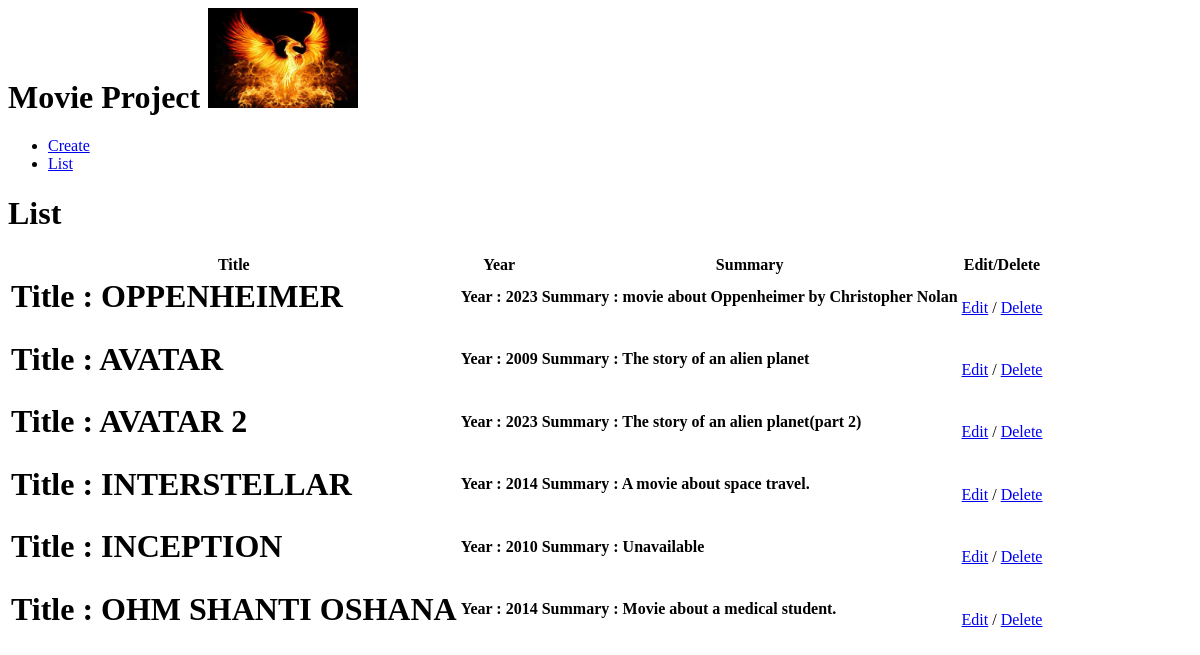
Before: / with the older database file.
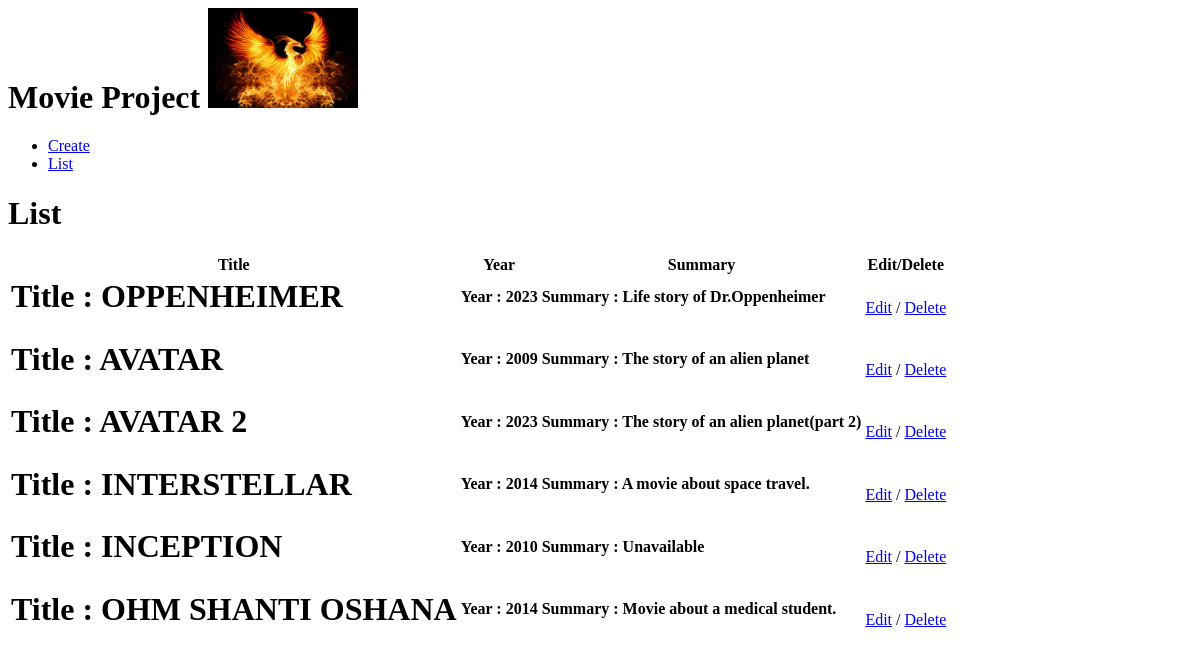
After: the same page with the newer database file.
### movies/models.py (models this page shows)
class movie_data(models.Model):
    title=models.CharField(max_length=250)
    year=models.IntegerField(null=True)
    summary=models.TextField(blank=True)

### movies/views.py (the view)
# urls.py: path('', views.list,name='list'),
def list(request):
    movie_info=movie_data.objects.all()
    return render(request,'list.html',{'movies':movie_info})

### templates/list.html
{%extends 'blank_layout.html'%}
{% load static %}
{%block content%}
<h1>List</h1>
<table>
    <tr><th>Title</th><th>Year</th><th>Summary</th><th>Edit/Delete</th></tr>
{%for movie_obj in movies%}
<tr>
    <td><h1>Title : {{movie_obj.title|upper}}</h1></td>
    <td><h4>Year : {{movie_obj.year|default:'Unavailable'}}</h4></td>
    <td><h4>Summary : {{movie_obj.summary|default:'Unavailable'}}</h4></td>
    <td><a href="{% url 'edit' movie_obj.id %}">Edit</a> / <a href="{% url 'delete' movie_obj.id %}">Delete</a></td>
</tr>
{%endfor%}
</table>
{%endblock content%}

Changed rows visible on the page:
changed movie_data "OPPENHEIMER": summary "movie about Oppenheimer by Christopher Nolan" → "Life story of Dr.Oppenheimer"
